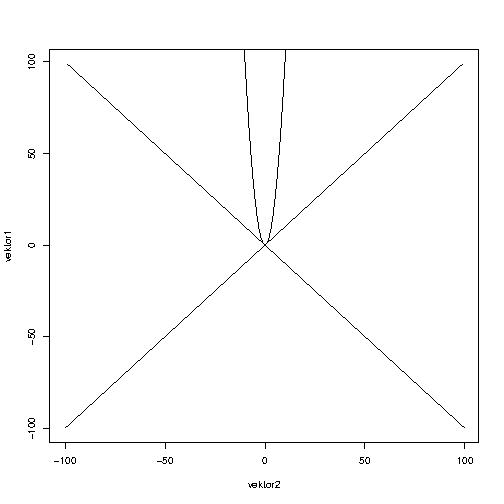

The script that drew this image:
bitmap(file="out.png")	# soubor, kde se bude vysledny graf ukladat


vektor1 <- NULL
vektor2 <- NULL

x <- -100
while(x < 100) {
	vektor1 <- append(vektor1,x)
    vektor2 <- append(vektor2,x)
    x <- x + 1
}

plot(vektor2,vektor1, type="l")

############################################################

vektor1 <- NULL
vektor2 <- NULL

x <- -100
while(x < 100) {
	vektor1 <- append(vektor1,x)
    vektor2 <- append(vektor2,-x)
    x <- x + 1
}

lines(vektor2,vektor1, type="l")

############################################################

x <- -25				# inicializace promenne x

vektor1 <- (-25)^2		# vytvoreni vektoru

vektor1 <- NULL
vektor2 <- NULL

while(x < 26) {
	vektor1 <- append(vektor1, x^2) # pridani noveho bodu do vektoru
    x <- x + 1		# inkrementace hodnoty v promenne x
}

vektor2 <- -25:25		# vektor pro osu X obsahujici hodnoty -25 az 25

lines(vektor2,vektor1, type="l")	# nakresleni spojoveho grafu vektoru
